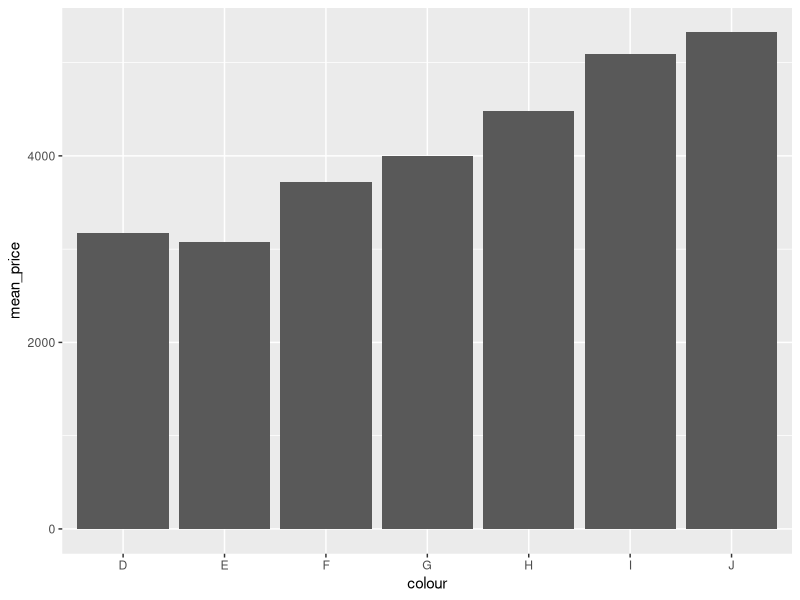
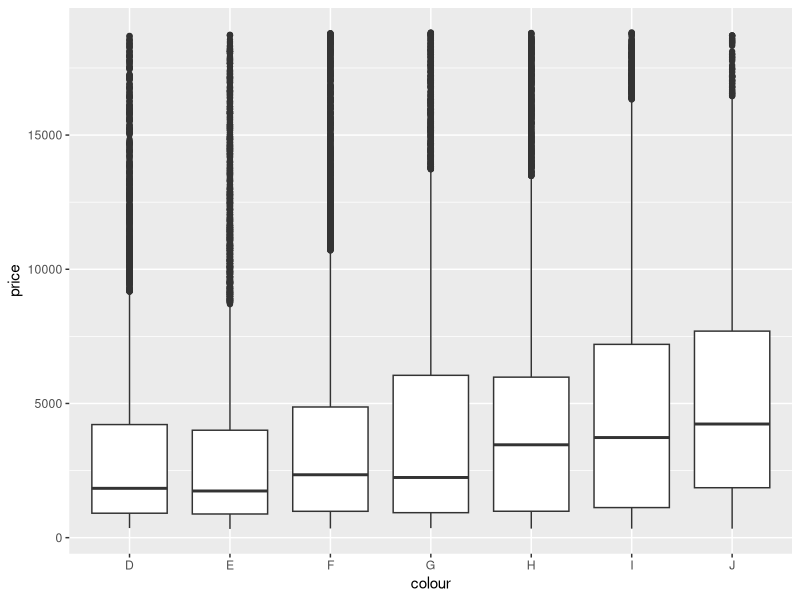
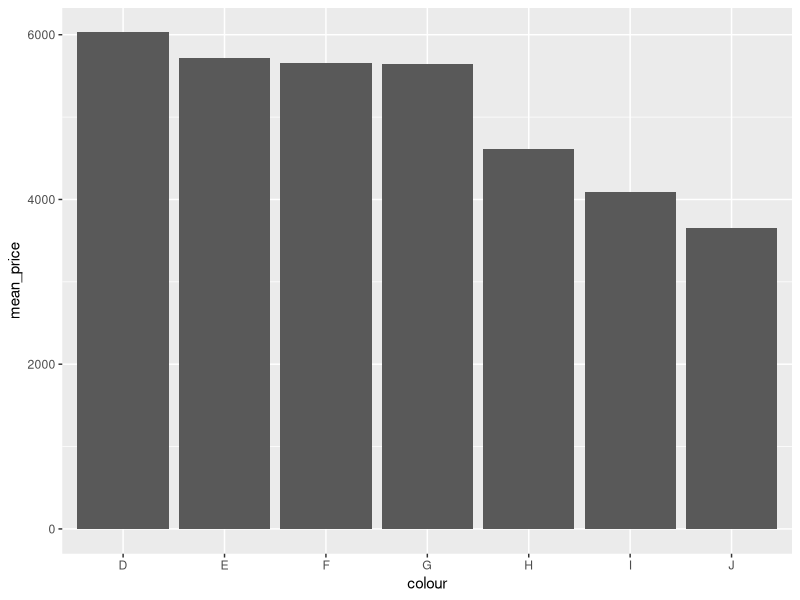
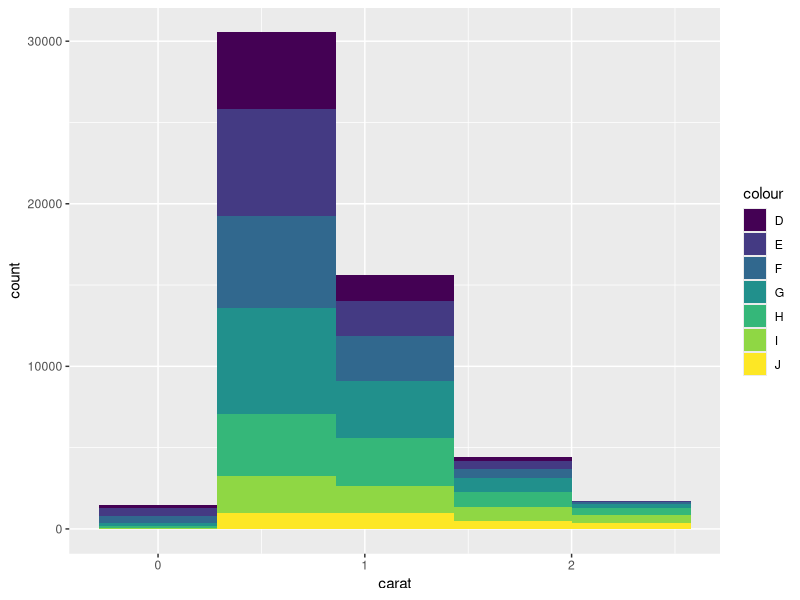
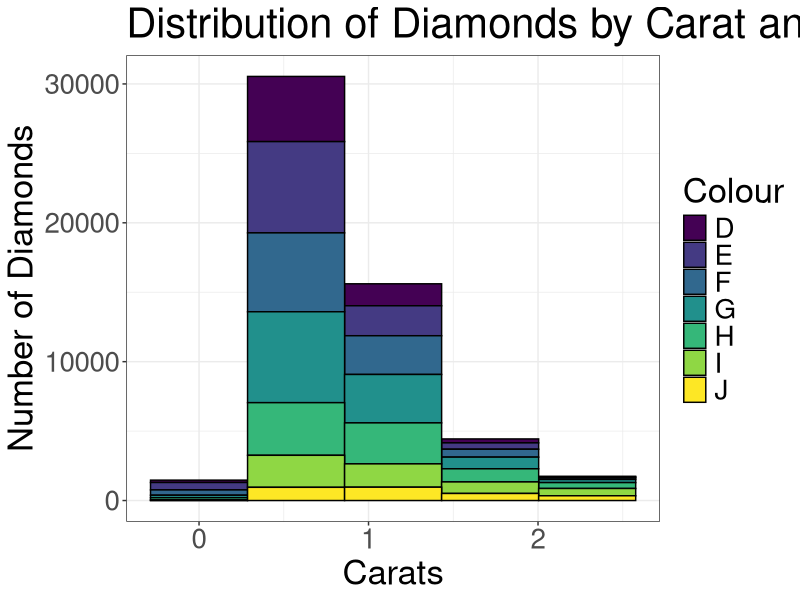
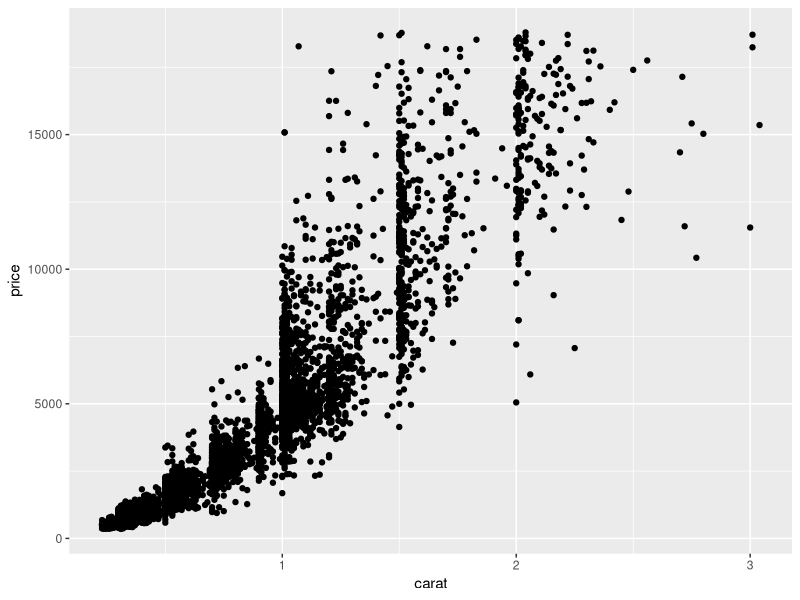
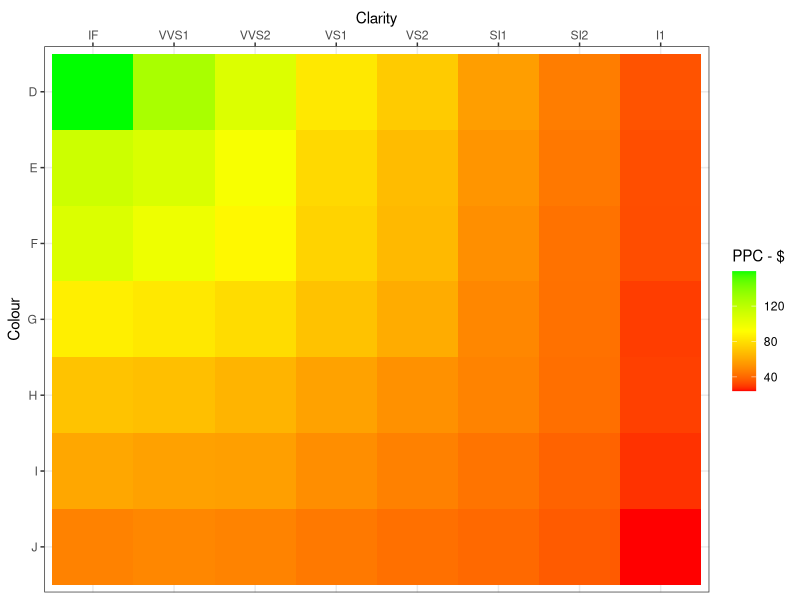
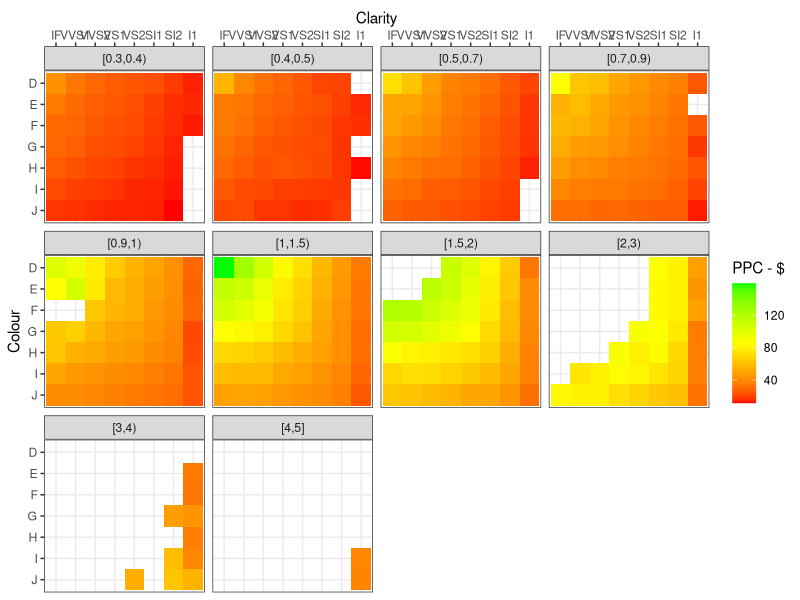

Reproduce these figures in R, in order.
library(tidyverse)

diamonds

diamonds <- rename(diamonds, colour = color)

# select ------------------------------------------------------------------
# The 4 C's of Diamonds
select(diamonds, carat, cut, colour, clarity, price)
select(diamonds, carat:clarity, price)
select(diamonds, 1:4, price)
select(diamonds, starts_with('c'), price)

# Check the docs
?select

# mutate ------------------------------------------------------------------
mutate(diamonds, price = price * 1.3)
mutate(diamonds, price_aud = price * 1.3)
mutate(diamonds, ppc = price/carat)
mutate(diamonds, colour = str_to_lower(colour))

# filter ------------------------------------------------------------------
# What are the different levels?
distinct(diamonds, colour)$colour
filter(diamonds, colour <= 'G')

filter(diamonds, carat > 0.24, cut == 'Good')
filter(diamonds, colour == 'I' | colour == 'J')
filter(diamonds, colour %in% c('I', 'J'))

# arrange -----------------------------------------------------------------
arrange(diamonds, cut)
arrange(diamonds, cut, colour)
arrange(diamonds, desc(cut))

# summarise ---------------------------------------------------------------
# This is an important one. Its how we derive insights from a dataset
summarise(diamonds, m_carat = mean(carat))

diamonds %>%
  group_by(colour) %>%
  summarise(mean_price = mean(price))

# Really weird! Price increases as colour get worse?? 
# We will explore this further. Think about what could be causing this

# task 1 ------------------------------------------------------------------
excellent_diamonds <- diamonds %>% 
  filter(cut >= 'Very Good') %>%  # Only consider Very Good, Premium, Ideal Cut
  filter(carat >= 0.3) %>%
  mutate(ppc = price/(100*carat)) %>%
  select(carat, price, ppc, colour = colour, clarity)


# pivoting example --------------------------------------------------------
relig_income %>% 
  pivot_longer(-religion, names_to = 'income', values_to = 'count') %>%
  pivot_wider(names_from = 'income', values_from = 'count')

# task 2 ------------------------------------------------------------------
carat_lower_bounds <- c(0.01, 0.04, 0.08, 0.15, 0.18, 
                        0.23, 0.3, 0.4, 0.5, 0.7, 
                        0.9, 1, 1.5, 2, 3, 4, 5)

rapaport_report <- excellent_diamonds %>%
  mutate(size_interval = cut(carat,
                             carat_lower_bounds, 
                             include.lowest = TRUE, 
                             right = FALSE)) %>%
  group_by(size_interval, colour, clarity) %>%
  summarise(ppc = median(ppc), .groups = 'drop')

# Single report
rapaport_report %>%
  filter(size_interval == '[1,1.5)') %>%
  select(-size_interval) %>%
  arrange(desc(clarity)) %>%
  pivot_wider(names_from = clarity, values_from = ppc)

# All reports
rapaport_report %>%
  group_split(size_interval) %>%
  lapply(function(df) {
    df %>%
      select(-size_interval) %>%
      arrange(desc(clarity)) %>%
      pivot_wider(names_from = clarity, values_from = ppc)
  })

# ggplot ------------------------------------------------------------------
# Impact of Colour
diamonds %>%
  group_by(colour) %>%
  summarise(mean_price = mean(price)) %>%
  ggplot(aes(colour, mean_price)) +
  geom_col()

# Large spread. Low Confidence
diamonds %>%
  ggplot(aes(x = colour, y = price)) +
  geom_boxplot() 

# What else is impacting price?
diamonds %>%
  group_by(colour) %>%
  summarise(median_carats = median(carat))

# More good coloured diamonds with lower carats. Those are influencing the price
# This tells me that carats have a much bigger impact on price than colour

diamonds %>%
  filter(carat > 0.9, carat < 1.1) %>%
  group_by(colour) %>%
  summarise(mean_price = mean(price)) %>%
  ggplot(aes(colour, mean_price)) +
  geom_col()

# Another way to visualise this
diamonds %>%
  filter(carat < 2.5) %>%
  ggplot(aes(x = carat, fill = colour)) + 
  geom_histogram(bins = 5)

# Prettify
diamonds %>%
  filter(carat < 2.5) %>%
  ggplot(aes(x = carat, fill = colour)) + 
  geom_histogram(bins = 5, colour = 'black') +
  theme_bw() + 
  labs(title = 'Distribution of Diamonds by Carat and Colour',
       x = 'Carats',
       y = 'Number of Diamonds',
       fill = 'Colour') +
  theme(text = element_text(size = 25))

# Carats seem to be the main driver of price
# Uneven distribution. Clustered at round numbers
diamonds %>%
  slice_sample(n = 5000) %>%
  ggplot(aes(x = carat, y = price)) +
  geom_point() 

# task 3 ------------------------------------------------------------------
rapaport_report %>%
  filter(size_interval == '[1,1.5)') %>%
  ggplot(aes(x = reorder(clarity, desc(clarity)), 
             y = reorder(colour, desc(colour)),
             fill = ppc)) +
  geom_tile() +
  scale_x_discrete(position = "top") +
  labs(x = 'Clarity', y = 'Colour', fill = 'PPC - $') + 
  theme_bw() +
  scale_fill_gradientn(colours = c('red', 'yellow', 'green'))

rapaport_report %>%
  ggplot(aes(x = reorder(clarity, desc(clarity)), 
             y = reorder(colour, desc(colour)),
             fill = ppc)) +
  geom_tile() +
  scale_x_discrete(position = "top") +
  labs(x = 'Clarity', y = 'Colour', fill = 'PPC - $') + 
  theme_bw() +
  scale_fill_gradientn(colours = c('red', 'yellow', 'green')) +
  facet_wrap(~size_interval)


